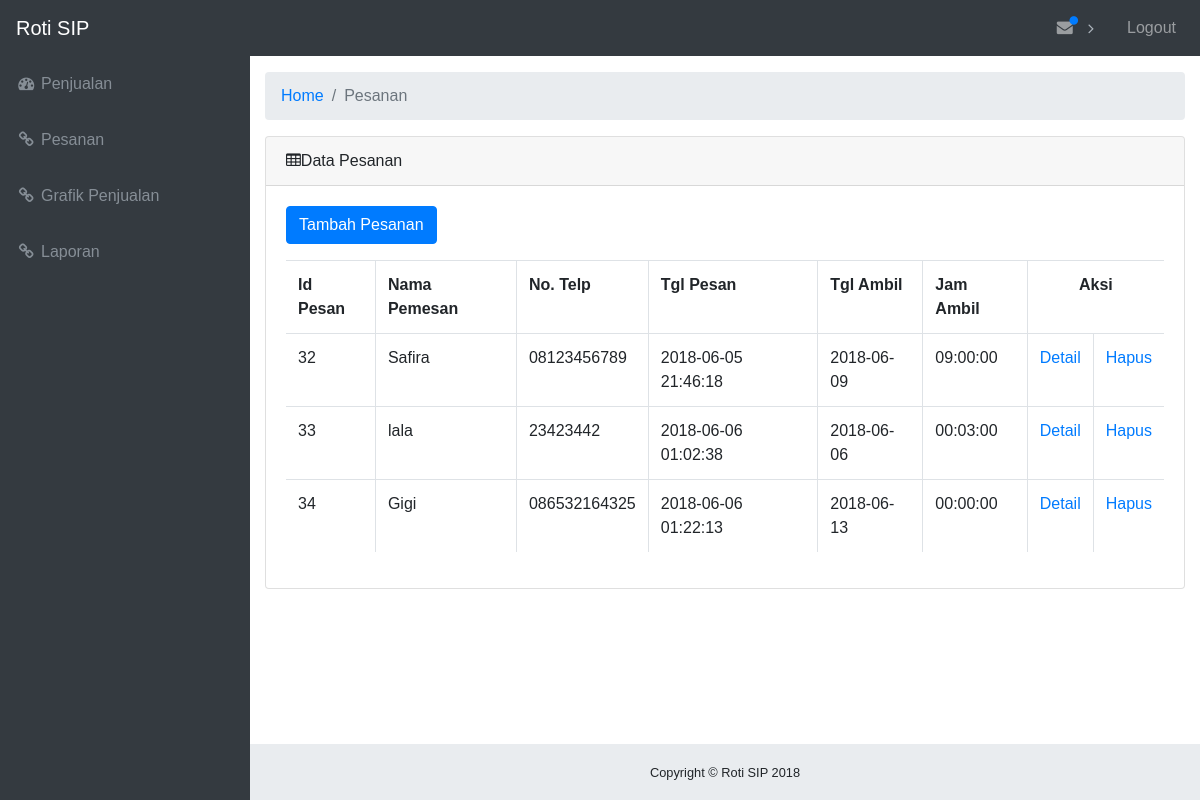
The page /index.php/pesanan on the database its author committed.
### tables this page shows
CREATE TABLE `tabel_pesanan` (
  `id_pesan` int(10) NOT NULL,
  `id_roti` int(11) NOT NULL,
  `nama_pemesan` varchar(30) NOT NULL,
  `no_telp` varchar(13) NOT NULL,
  `jumlah_roti` int(11) NOT NULL,
  `tgl_pesan` timestamp NOT NULL DEFAULT CURRENT_TIMESTAMP ON UPDATE CURRENT_TIMESTAMP,
  `tgl_ambil` date NOT NULL,
  `jam_ambil` time NOT NULL,
  `alamat_antar` varchar(100) DEFAULT NULL,
  `selesai` tinyint(1) DEFAULT NULL
);

### application/controllers/Pesanan.php (called while the page is built, shortened)
<?php
class Pesanan extends CI_Controller{
	function __construct(){
		$this->load->helper(array('url'));
		$this->load->model('Pesanan_model');
	}
	function index(){
		$data = array (
				'data' =>$this->Pesanan_model->get_data());
		$title=array(
	        'title'=>'Pesanan'
	    );
	    $this->load->view('element/header', $title);
		$this->load->view('ReadPesanan_view', $data);
		$this->load->view('element/footer');
	}
}
?>

### index.php (called while the page is built, shortened)
<?php
require_once BASEPATH.'core/CodeIgniter.php';

### application/models/Pesanan_model.php (called while the page is built, shortened)
<?php
class Pesanan_model extends CI_Model {
  function get_data(){
    $query = $this->db->query("SELECT * FROM tabel_pesanan JOIN tabel_roti WHERE tabel_pesanan.id_roti=tabel_roti.id_roti");
    return $query->result();
  }
}
?>

### application/views/ReadPesanan_view.php (the view, shortened to what this page needs)
  <div class="card mb-3">
    <div class="card-header">
      <i class="fa fa-table"></i>Data Pesanan</div>
    <div class="card-body">
      <div class="table-responsive">
          <p><a class="btn btn-primary" href="<?php echo base_url()?>Pesanan/input">Tambah Pesanan</a></p>
  <p align="center">
  <table class="table table-bordered" id="dataTable" width="100%" cellspacing="0">
    <tr>
      <th>Id Pesan</th>
      <th>Nama Pemesan</th>
      <th>No. Telp</th>
      <th>Tgl Pesan</th>
      <th>Tgl Ambil</th>
      <th>Jam Ambil</th>
      <th colspan="2"> <center> Aksi </center></th>
    </tr>
    <?php
    foreach ($data as $row){ ?>
    <tr>
      <td><?php echo $row->id_pesan;?></td>
      <td><?php echo $row->nama_pemesan;?></td>
      <td><?php echo $row->no_telp;?></td>
      <td><?php echo $row->tgl_pesan;?></td>
      <td><?php echo $row->tgl_ambil;?></td>
      <td><?php echo $row->jam_ambil;?></td>
      <td><a href="<?php echo base_url(); ?>Pesanan/detail/<?php echo $row->id_pesan;?>">Detail</a></td>
      <td><a href="<?php echo base_url(); ?>Pesanan/delete/<?php echo $row->id_pesan;?>">Hapus</a></td>
    </tr>
    <?php
  }?>
  </table>
</p>
    </div>
      </div>
    </div>
  </div>
</div>

### application/views/element/header.php (shortened to what this page needs)
<!DOCTYPE html>
<html lang="en">
<head>
  <link href="<?php echo base_url ('assets/vendor/bootstrap/css/bootstrap.min.css'); ?>" rel="stylesheet">
  <link href="<?php echo base_url ('assets/vendor/font-awesome/css/font-awesome.min.css');?>" rel="stylesheet" type="text/css">
  <link href="<?php echo base_url ('assets/vendor/datatables/dataTables.bootstrap4.css');?>" rel="stylesheet">
  <link href="<?php echo base_url ('assets/css/sb-admin.css');?>" rel="stylesheet">
    <link rel="stylesheet" href="<?php echo base_url().'assets/css/jquery-ui.css'?>">
</head>
<body class="fixed-nav sticky-footer bg-dark" id="page-top">
  <nav class="navbar navbar-expand-lg navbar-dark bg-dark fixed-top" id="mainNav">
    <a class="navbar-brand" href="<?php echo base_url ();?>Dashboard/Home">Roti SIP</a>
    <div class="collapse navbar-collapse" id="navbarResponsive">
      <ul class="navbar-nav navbar-sidenav" id="exampleAccordion">
        <li class="nav-item" data-toggle="tooltip" data-placement="right" title="Dashboard">
          <a class="nav-link" href="<?php echo base_url();?>Penjualan">
            <i class="fa fa-fw fa-dashboard"></i>
            <span class="nav-link-text">Penjualan</span>
          </a>
        </li>
       <li class="nav-item" data-toggle="tooltip" data-placement="right" title="Link">
          <a class="nav-link" href="<?php echo base_url();?>Pesanan">
            <i class="fa fa-fw fa-link"></i>
            <span class="nav-link-text">Pesanan</span>
          </a>
        </li>
        <li class="nav-item" data-toggle="tooltip" data-placement="right" title="Example Pages">
            <a class="nav-link" href="<?php echo base_url();?>Grafik">
            <i class="fa fa-fw fa-link"></i>
            <span class="nav-link-text">Grafik Penjualan</span>
          </a>
        </li>
        <li class="nav-item" data-toggle="tooltip" data-placement="right" title="Example Pages">
            <a class="nav-link" href="<?php echo base_url();?>LaporanSIP">
            <i class="fa fa-fw fa-link"></i>
            <span class="nav-link-text">Laporan</span>
          </a>
        </li>
      </ul>
      <ul class="navbar-nav ml-auto">
        <li class="nav-item dropdown">
        <a class="nav-link dropdown-toggle mr-lg-2" id="alertsDropdown" href="#" data-toggle="dropdown" aria-haspopup="true" aria-expanded="false">
             <i class="fa fa-fw fa-envelope"></i>
            <span class="indicator text-primary d-none d-lg-block">
              <i class="fa fa-fw fa-circle"></i>
            </span>
          </a>
        </li>
        <li class="nav-item">
          <a class="nav-link" href="<?php echo base_url();?>Dashboard/Logout">Logout</a>
        </li>
      </ul>
    </div>
  </nav>
  <div class="content-wrapper">
    <div class="container-fluid">
      <ol class="breadcrumb">
        <li class="breadcrumb-item">
          <a href="<?php echo base_url();?>Dashboard/Home">Home</a>
        </li>
        <li class="breadcrumb-item active"><?php echo $title?></li>
      </ol>

### application/views/element/footer.php (shortened to what this page needs)
    <footer class="sticky-footer">
      <div class="container">
        <div class="text-center">
          <small>Copyright © Roti SIP 2018</small>
        </div>
      </div>
    </footer>
</body>
</html>

### assets/css/sb-admin.css (style rules this page uses)
html { position: relative; min-height: 100%; }
body { overflow-x: hidden; }
body.sticky-footer { margin-bottom: 56px; }
body.sticky-footer .content-wrapper { min-height: calc(100vh - 56px - 56px); }
body.fixed-nav { padding-top: 56px; }
.content-wrapper { min-height: calc(100vh - 56px); padding-top: 1rem; }
#mainNav .navbar-collapse { overflow: auto; max-height: 75vh; }
#mainNav .navbar-collapse .navbar-nav .nav-item .nav-link { cursor: pointer; }
#mainNav .navbar-collapse .navbar-nav > .nav-item.dropdown > .nav-link { position: relative; min-width: 45px; }
#mainNav .navbar-collapse .navbar-nav > .nav-item.dropdown > .nav-link:after { float: right; width: auto; content: '\f105'; border: none; font-family: 'FontAwesome'; }
#mainNav .navbar-collapse .navbar-nav > .nav-item.dropdown > .nav-link .indicator { position: absolute; top: 5px; left: 21px; font-size: 10px; }
@media (min-width: 992px) { #mainNav .navbar-brand { width: 250px; } }
@media (min-width: 992px) { #mainNav .navbar-collapse { overflow: visible; max-height: none; } }
@media (min-width: 992px) { #mainNav .navbar-collapse .navbar-sidenav { position: absolute; top: 0; left: 0; -webkit-flex-direction: column; -ms-flex-direction: column; flex-direction: column; margin-top: 56px; } }
@media (min-width: 992px) { #mainNav .navbar-collapse .navbar-sidenav > .nav-item { width: 250px; padding: 0; } }
@media (min-width: 992px) { #mainNav .navbar-collapse .navbar-sidenav > .nav-item > .nav-link { padding: 1em; } }
@media (min-width: 992px) { #mainNav .navbar-collapse .navbar-nav > .nav-item.dropdown > .nav-link { min-width: 0; } }
@media (min-width: 992px) { #mainNav .navbar-collapse .navbar-nav > .nav-item.dropdown > .nav-link:after { width: 24px; text-align: center; } }
@media (min-width: 992px) { #mainNav.fixed-top .navbar-sidenav { height: calc(100vh - 112px); } }
.content-wrapper { overflow-x: hidden; background: white; }
@media (min-width: 992px) { .content-wrapper { margin-left: 250px; } }
#mainNav.navbar-dark .navbar-collapse .navbar-sidenav > .nav-item > .nav-link { color: #868e96; }
#mainNav.navbar-dark .navbar-collapse .navbar-nav > .nav-item.dropdown > .nav-link:after { color: #adb5bd; }
@media (min-width: 992px) { #mainNav.navbar-dark .navbar-collapse .navbar-sidenav { background: #343a40; } }
footer.sticky-footer { position: absolute; right: 0; bottom: 0; width: 100%; height: 56px; background-color: #e9ecef; line-height: 55px; }
@media (min-width: 992px) { footer.sticky-footer { width: calc(100% - 250px); } }

### application/views/element/header.php (style rules this page uses)
* { box-sizing: border-box; }
body { margin: 0; font-family: Arial; }

### rows shown on the page
tabel_pesanan: id_pesan "32", nama_pemesan "Safira", no_telp "08123456789", tgl_pesan "2018-06-05 21:46:18", tgl_ambil "2018-06-09", jam_ambil "09:00:00"
tabel_pesanan: id_pesan "33", nama_pemesan "lala", no_telp "23423442", tgl_pesan "2018-06-06 01:02:38", tgl_ambil "2018-06-06", jam_ambil "00:03:00"
tabel_pesanan: id_pesan "34", nama_pemesan "Gigi", no_telp "086532164325", tgl_pesan "2018-06-06 01:22:13", tgl_ambil "2018-06-13", jam_ambil "00:00:00"

### other values the page prints
$title "Pesanan"
